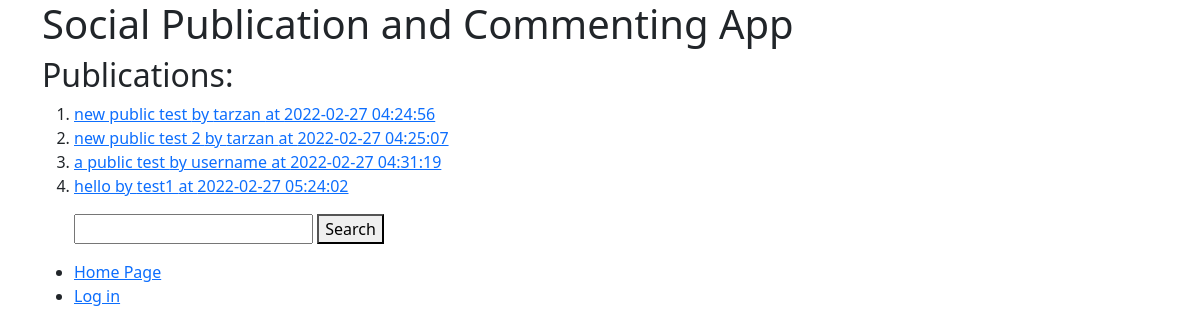
The page / on the database its author committed.
### tables this page shows
CREATE TABLE `publication` (
  `publication_id` int(11) NOT NULL,
  `profile_id` int(11) NOT NULL,
  `publication_title` varchar(100) NOT NULL,
  `publication_text` text NOT NULL,
  `timestamp` timestamp NOT NULL DEFAULT current_timestamp() ON UPDATE current_timestamp(),
  `publication_status` tinyint(1) NOT NULL DEFAULT 0 COMMENT '0 is public, 1 is private'
);

CREATE TABLE `user` (
  `user_id` int(11) NOT NULL,
  `username` varchar(50) NOT NULL,
  `password_hash` varchar(63) NOT NULL
);

### app/controllers/Main.php (called while the page is built, shortened)
<?php
        class Main extends \app\core\Controller {
            public function index() {
                $myPublication = new \app\models\Publication();
                $profile_id = (isset($_SESSION['profile_id'])) ? $_SESSION['profile_id'] : false;
                $publications = ($profile_id) ? $myPublication->getAll($profile_id) : $myPublication->getAllPublic();
                $this->view('Main/index', $publications);
            }
        }

### app/core/App.php (called while the page is built, shortened)
<?php
		class App {
			private $method = 'index';
			public function __construct() {
				$url = self::parseUrl();
				$this->controller = new $this->controller;
				$this->params = $url ? array_values($url) : [];
				call_user_func_array([$this->controller, $this->method], $this->params);
			}
		}

### index.php (called while the page is built, shortened)
<?php
    new \app\core\App();

### app/models/Publication.php (called while the page is built, shortened)
<?php
        class Publication extends \app\core\Model {
            public function getAllPublic() {
                $SQL = 'SELECT * FROM publication WHERE publication_status = 0 ORDER BY timestamp ASC';
                $STMT = self::$_connection->prepare($SQL);
                $STMT->execute();
                $STMT->setFetchMode(\PDO::FETCH_CLASS, "app\models\Publication");
                return $STMT->fetchAll();
            }
            public function getProfile($profile_id) {
                $SQL = 'SELECT * FROM profile WHERE profile_id = :profile_id';
                $STMT = self::$_connection->prepare($SQL);
                $STMT->execute(['profile_id'=>$profile_id]);
                $STMT->setFetchMode(\PDO::FETCH_CLASS, "app\models\Profile");
                return $STMT->fetch();
            }
            public function getUser($user_id) {
                $SQL = 'SELECT * FROM user WHERE user_id = :user_id';
                $STMT = self::$_connection->prepare($SQL);
                $STMT->execute(['user_id'=>$user_id]);
                $STMT->setFetchMode(\PDO::FETCH_CLASS, "app\models\User");
                return $STMT->fetch();
            }
            public function getTimestamp($publication_id) {
                $SQL = 'SELECT timestamp FROM publication WHERE publication_id = :publication_id';
                $STMT = self::$_connection->prepare($SQL);
                $STMT->execute(['publication_id'=>$publication_id]);
                return $STMT->fetch()['timestamp'];
            }
        }

### app/core/DBConnection.php (called while the page is built, shortened)
<?php
		class DBConnection {
			static $connection = null;
			private function __construct() {
				if (self::$connection == null) {
					$host = 'localhost';
					$DBname = 'assignment2';
					$user = 'root';
					$password = '';
					self::$connection = new \PDO("mysql:host=$host;dbname=$DBname", $user, $password);
				}
			}
			public static function getInstance() {
				return self::$connection;
			}
		}

### app/views/subviews/publications.php (the view)
<h2>Publications:</h2>
    <ol>
        <?php
            foreach($data as $publication) {
                $profile = $publication->getProfile($publication->profile_id);
                $user = $publication->getUser($profile->user_id);
                $username = $user->username;
                $timestamp = $publication->getTimestamp($publication->publication_id);
                echo "<li><a href = '/Publication/index/$publication->publication_id'>$publication->publication_title by $username at $timestamp</a></li>";
            }
        ?>
    </ol>

### rows shown on the page
publication: publication_title "new public test", user.username "tarzan", timestamp "2022-02-27 04:24:56"
publication: publication_title "new public test 2", user.username "tarzan", timestamp "2022-02-27 04:25:07"
publication: publication_title "a public test", user.username "username", timestamp "2022-02-27 04:31:19"
publication: publication_title "hello", user.username "test1", timestamp "2022-02-27 05:24:02"
